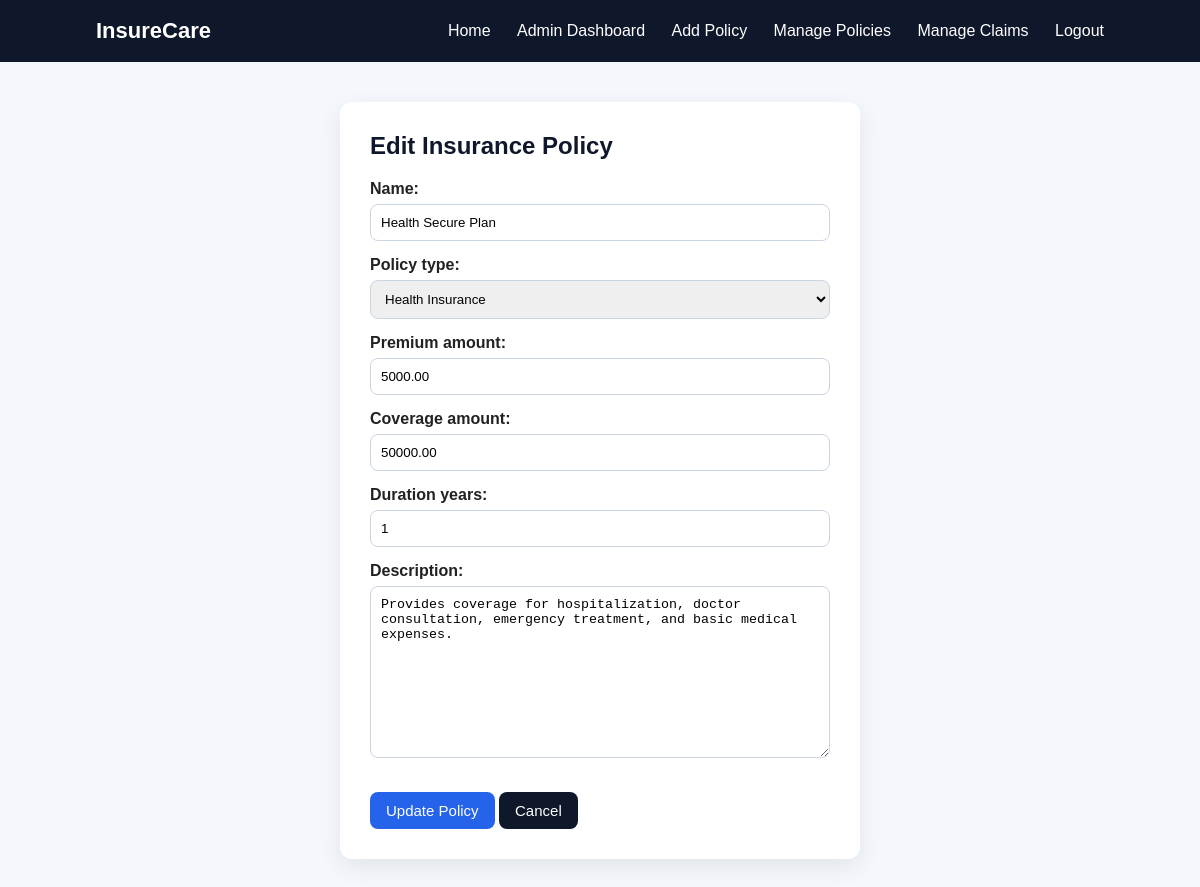
The app's page /site-admin/policies/1/edit/ (signed in) with its own data.
### insurance/models.py (models this page shows, shortened)
class Policy(models.Model):
    POLICY_TYPES = [
        ('Health', 'Health Insurance'),
        ('Life', 'Life Insurance'),
        ('Vehicle', 'Vehicle Insurance'),
        ('Home', 'Home Insurance'),
    ]
    name = models.CharField(max_length=100)
    policy_type = models.CharField(max_length=50, choices=POLICY_TYPES)
    premium_amount = models.DecimalField(max_digits=10, decimal_places=2)
    coverage_amount = models.DecimalField(max_digits=12, decimal_places=2)
    duration_years = models.PositiveIntegerField()
    description = models.TextField()

### insurance/views.py (the view)
# urls.py: path('site-admin/policies/<int:policy_id>/edit/', views.edit_policy, name='edit_policy'),
@login_required
def edit_policy(request, policy_id):
    if not request.user.is_staff:
        return redirect('home')
    policy = get_object_or_404(Policy, id=policy_id)
    if request.method == 'POST':
        form = PolicyForm(request.POST, instance=policy)
        if form.is_valid():
            form.save()
            return redirect('manage_policies')
    else:
        form = PolicyForm(instance=policy)
    return render(request, 'insurance/add_policy.html', {
        'form': form,
        'policy': policy,
        'form_title': 'Edit Insurance Policy',
        'button_label': 'Update Policy',
    })

### insurance/forms.py
class PolicyForm(forms.ModelForm):
    class Meta:
        model = Policy
        fields = [
            'name',
            'policy_type',
            'premium_amount',
            'coverage_amount',
            'duration_years',
            'description',
        ]

### insurance/templates/insurance/add_policy.html (shortened to what this page needs)
{% extends 'insurance/base.html' %}
{% block content %}
<div class="form-box">
    <h2>{{ form_title|default:"Add Insurance Policy" }}</h2>
    <form method="post">
        {{ form.as_p }}
        <button class="btn" type="submit">{{ button_label|default:"Save Policy" }}</button>
        <a class="btn btn-secondary" href="{% url 'manage_policies' %}">Cancel</a>
    </form>
</div>
{% endblock %}

### insurance/static/insurance/style.css (style rules this page uses)
* { margin: 0; padding: 0; box-sizing: border-box; }
body { font-family: Arial, sans-serif; background: #f4f7fb; color: #222; }
.btn { display: inline-block; margin-top: 15px; background: #2563eb; color: white; padding: 10px 16px; border-radius: 8px; text-decoration: none; border: none; cursor: pointer; font-size: 15px; }
.btn-secondary { background: #0f172a; }
.form-box { background: white; max-width: 520px; margin: 40px auto; padding: 30px; border-radius: 12px; box-shadow: 0 8px 24px rgba(15, 23, 42, 0.08); }
.form-box h2 { margin-bottom: 20px; color: #0f172a; }
form p { margin-bottom: 15px; }
form label { display: block; font-weight: bold; margin-bottom: 6px; }
form input, form textarea, form select { width: 100%; padding: 10px; border: 1px solid #cbd5e1; border-radius: 8px; outline: none; }

### records on screen
Policy: name "Health Secure Plan", policy_type "Health Insurance", premium_amount "5000.00", coverage_amount "50000.00", duration_years "1", description "Provides coverage for hospitalization, doctor consultation, emergency treatment, and basic medical expenses."

### other values on screen
{{ button_label|default:"Save Policy" }} "Update Policy"
